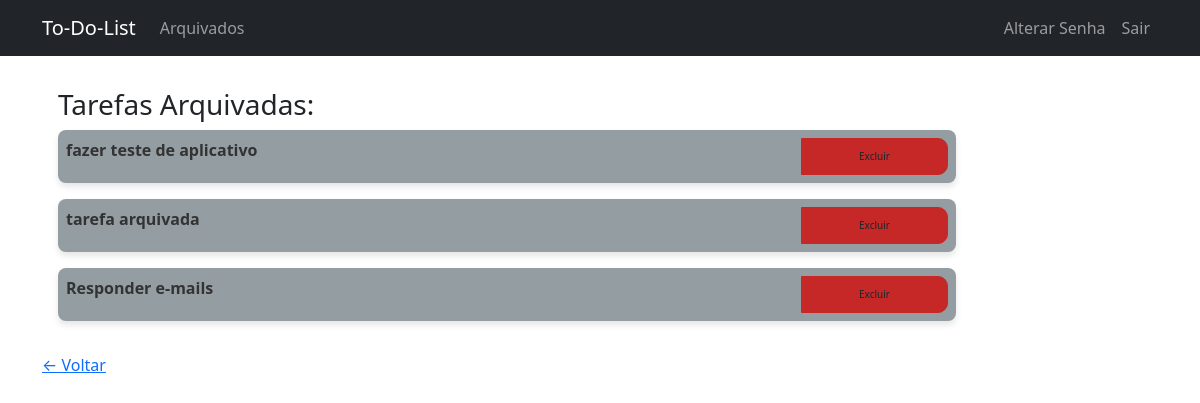
The page /arquivados/ (signed in) on the database its author committed.
### to_do_lists/models.py (models this page shows, shortened)
class Tarefa(models.Model):
    user = models.ForeignKey(User, on_delete=models.CASCADE)
    tarefa = models.CharField(max_length=50)
    concluido = models.BooleanField(default=False)
    arquivada = models.BooleanField(default=False)

### to_do_lists/views.py (the view)
# urls.py: path('arquivados/', views.tarefas_arquivadas, name='tarefas_arquivadas'),
def tarefas_arquivadas(request):
    tarefas = Tarefa.objects.filter(arquivada=True)
    return render(request, 'to_do_lists/arquivadas.html', {'tarefas': tarefas})

### to_do_lists/templates/to_do_lists/arquivadas.html
{% extends "to_do_lists/base.html" %}
{% load static %}
{% block content %}
    <div class="p-3 mt-3 col-10">
        <h3>Tarefas Arquivadas:</h3>
        {% for tarefa in tarefas %}
            <div class="mb-3 col-10 text-bg-secondaryv2 p-2 input-group">
                <span class="col-10">{{ tarefa.tarefa }}</span>
                <a class="btn btn-danger-archived col-2 ms-auto" href="{% url 'excluir' id=tarefa.id %}">Excluir</a>
            </div>
        {% empty %}
            <p>Não há tarefas arquivadas.</p>
        {% endfor %}
    </div>
    <a href="{% url 'index' %}">← Voltar</a>
    <link rel="stylesheet" href="{% static 'css/styles_archived.css' %}">
{% endblock %}

### static/css/styles_archived.css (style rules this page uses)
.text-bg-secondaryv2 { background-color: #949da1; color: #333333; border-radius: 8px; padding: 10px; margin-bottom: 10px; box-shadow: 0 4px 6px rgba(0, 0, 0, 0.1); transition: transform 0.2s ease-in-out, box-shadow 0.2s ease-in-out; }
.text-bg-secondaryv2 span { font-weight: bold; }
.btn-danger-archived { background-color: #c62828; border-color: #c62828; border-radius: 10px; padding: 10px 20px; transition: background-color 0.3s ease, transform 0.3s ease; font-size: 10px; }

### rows shown on the page
Tarefa: tarefa "fazer teste de aplicativo"
Tarefa: tarefa "tarefa arquivada"
Tarefa: tarefa "Responder e-mails"
